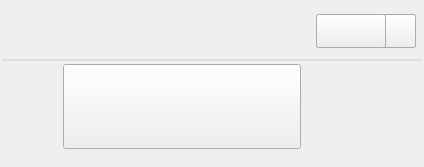
<?xml version="1.0" encoding="UTF-8"?>
<ui version="4.0">
 <class>OneLancForm</class>
 <widget class="QWidget" name="OneLancForm">
  <property name="geometry">
   <rect>
    <x>0</x>
    <y>0</y>
    <width>424</width>
    <height>167</height>
   </rect>
  </property>
  <property name="windowTitle">
   <string>Form</string>
  </property>
  <widget class="QLabel" name="lbName">
   <property name="geometry">
    <rect>
     <x>63</x>
     <y>8</y>
     <width>190</width>
     <height>20</height>
    </rect>
   </property>
   <property name="text">
    <string/>
   </property>
  </widget>
  <widget class="QPushButton" name="btnConn">
   <property name="geometry">
    <rect>
     <x>316</x>
     <y>14</y>
     <width>100</width>
     <height>34</height>
    </rect>
   </property>
   <property name="text">
    <string/>
   </property>
  </widget>
  <widget class="QPushButton" name="btnConnSub">
   <property name="geometry">
    <rect>
     <x>316</x>
     <y>14</y>
     <width>100</width>
     <height>34</height>
    </rect>
   </property>
   <property name="text">
    <string/>
   </property>
  </widget>
  <widget class="QPushButton" name="btnDisConn">
   <property name="geometry">
    <rect>
     <x>316</x>
     <y>14</y>
     <width>100</width>
     <height>34</height>
    </rect>
   </property>
   <property name="text">
    <string/>
   </property>
  </widget>
  <widget class="QLabel" name="lbConned">
   <property name="geometry">
    <rect>
     <x>63</x>
     <y>31</y>
     <width>200</width>
     <height>20</height>
    </rect>
   </property>
   <property name="text">
    <string/>
   </property>
  </widget>
  <widget class="QWidget" name="wbg" native="true">
   <property name="geometry">
    <rect>
     <x>0</x>
     <y>0</y>
     <width>424</width>
     <height>162</height>
    </rect>
   </property>
   <widget class="QPushButton" name="btnInfo">
    <property name="geometry">
     <rect>
      <x>63</x>
      <y>64</y>
      <width>238</width>
      <height>85</height>
     </rect>
    </property>
    <property name="text">
     <string/>
    </property>
   </widget>
   <widget class="QLabel" name="leInfo_1">
    <property name="geometry">
     <rect>
      <x>63</x>
      <y>62</y>
      <width>238</width>
      <height>20</height>
     </rect>
    </property>
    <property name="text">
     <string/>
    </property>
   </widget>
   <widget class="QLabel" name="leInfo_2">
    <property name="geometry">
     <rect>
      <x>63</x>
      <y>86</y>
      <width>260</width>
      <height>20</height>
     </rect>
    </property>
    <property name="text">
     <string/>
    </property>
   </widget>
   <widget class="QLabel" name="leInfo_3">
    <property name="geometry">
     <rect>
      <x>63</x>
      <y>110</y>
      <width>238</width>
      <height>20</height>
     </rect>
    </property>
    <property name="text">
     <string/>
    </property>
   </widget>
   <widget class="QLabel" name="leInfo_4">
    <property name="geometry">
     <rect>
      <x>63</x>
      <y>134</y>
      <width>238</width>
      <height>20</height>
     </rect>
    </property>
    <property name="text">
     <string/>
    </property>
   </widget>
   <zorder>leInfo_1</zorder>
   <zorder>leInfo_2</zorder>
   <zorder>leInfo_3</zorder>
   <zorder>leInfo_4</zorder>
   <zorder>btnInfo</zorder>
  </widget>
  <widget class="QLabel" name="lbIcon">
   <property name="geometry">
    <rect>
     <x>14</x>
     <y>14</y>
     <width>32</width>
     <height>32</height>
    </rect>
   </property>
   <property name="text">
    <string/>
   </property>
  </widget>
  <widget class="Line" name="line">
   <property name="geometry">
    <rect>
     <x>2</x>
     <y>59</y>
     <width>421</width>
     <height>2</height>
    </rect>
   </property>
   <property name="styleSheet">
    <string notr="true">background-color: rgba(156, 156, 156,0.1);</string>
   </property>
   <property name="orientation">
    <enum>Qt::Horizontal</enum>
   </property>
  </widget>
  <widget class="QWidget" name="wbg_2" native="true">
   <property name="geometry">
    <rect>
     <x>0</x>
     <y>0</y>
     <width>424</width>
     <height>60</height>
    </rect>
   </property>
  </widget>
  <widget class="QLabel" name="lbWaiting">
   <property name="geometry">
    <rect>
     <x>316</x>
     <y>14</y>
     <width>100</width>
     <height>34</height>
    </rect>
   </property>
   <property name="text">
    <string/>
   </property>
  </widget>
  <widget class="QLabel" name="lbWaitingIcon">
   <property name="geometry">
    <rect>
     <x>380</x>
     <y>20</y>
     <width>20</width>
     <height>20</height>
    </rect>
   </property>
   <property name="text">
    <string/>
   </property>
  </widget>
  <widget class="QPushButton" name="btnCancel">
   <property name="geometry">
    <rect>
     <x>316</x>
     <y>14</y>
     <width>70</width>
     <height>34</height>
    </rect>
   </property>
   <property name="text">
    <string/>
   </property>
  </widget>
  <zorder>wbg</zorder>
  <zorder>wbg_2</zorder>
  <zorder>lbName</zorder>
  <zorder>lbConned</zorder>
  <zorder>lbIcon</zorder>
  <zorder>line</zorder>
  <zorder>btnConnSub</zorder>
  <zorder>btnDisConn</zorder>
  <zorder>btnConn</zorder>
  <zorder>lbWaiting</zorder>
  <zorder>lbWaitingIcon</zorder>
  <zorder>btnCancel</zorder>
 </widget>
 <resources/>
 <connections/>
</ui>
